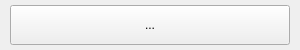
<?xml version="1.0" encoding="UTF-8"?>
<ui version="4.0">
 <class>Action_Label</class>
 <widget class="QWidget" name="Action_Label">
  <property name="geometry">
   <rect>
    <x>0</x>
    <y>0</y>
    <width>300</width>
    <height>50</height>
   </rect>
  </property>
  <property name="sizePolicy">
   <sizepolicy hsizetype="Preferred" vsizetype="Preferred">
    <horstretch>0</horstretch>
    <verstretch>0</verstretch>
   </sizepolicy>
  </property>
  <property name="minimumSize">
   <size>
    <width>300</width>
    <height>50</height>
   </size>
  </property>
  <property name="maximumSize">
   <size>
    <width>300</width>
    <height>50</height>
   </size>
  </property>
  <property name="windowTitle">
   <string>Form</string>
  </property>
  <widget class="QToolButton" name="toolButton">
   <property name="geometry">
    <rect>
     <x>10</x>
     <y>5</y>
     <width>280</width>
     <height>40</height>
    </rect>
   </property>
   <property name="text">
    <string>...</string>
   </property>
  </widget>
 </widget>
 <resources/>
 <connections/>
</ui>
